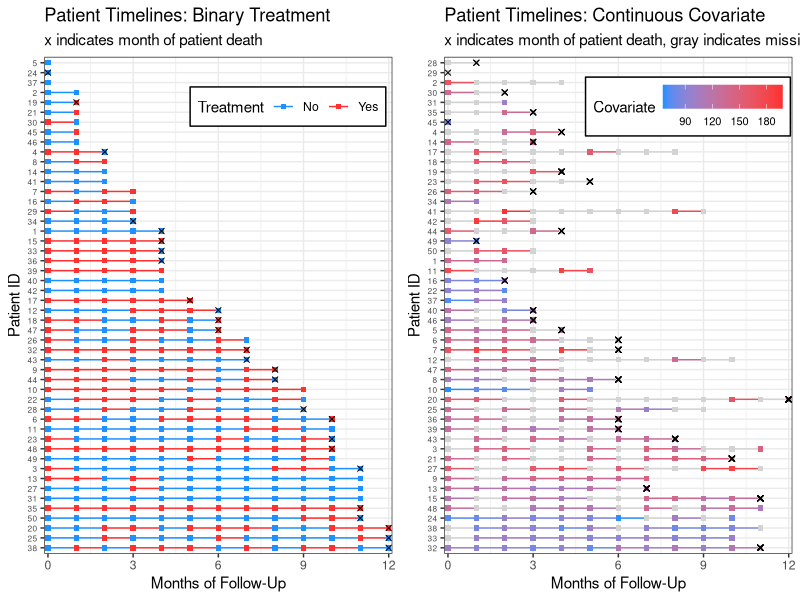
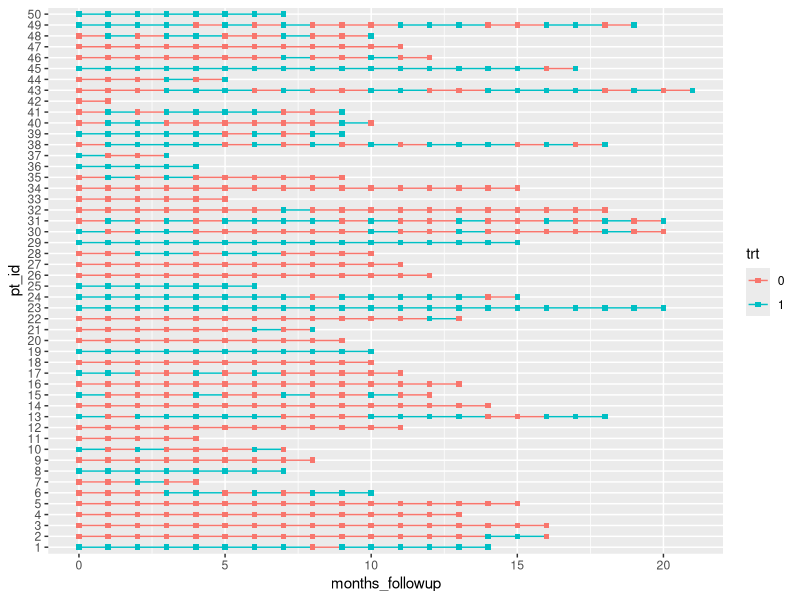
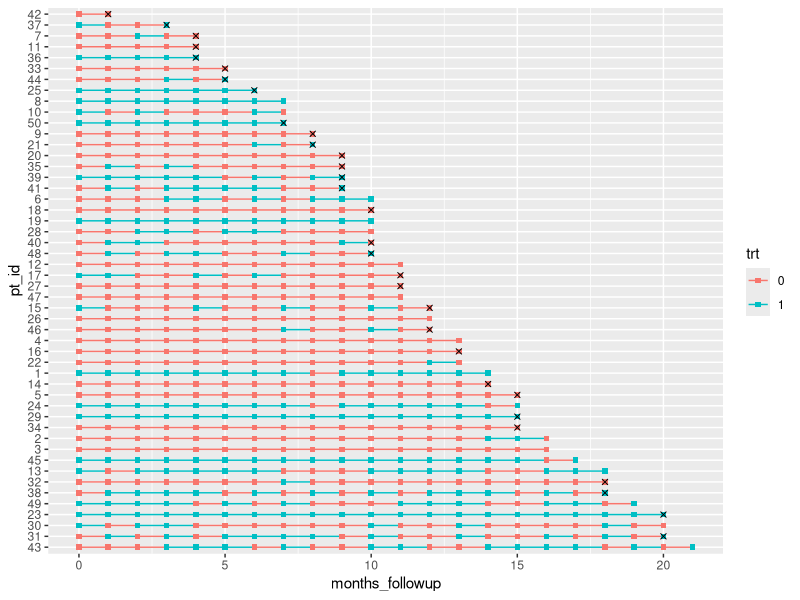
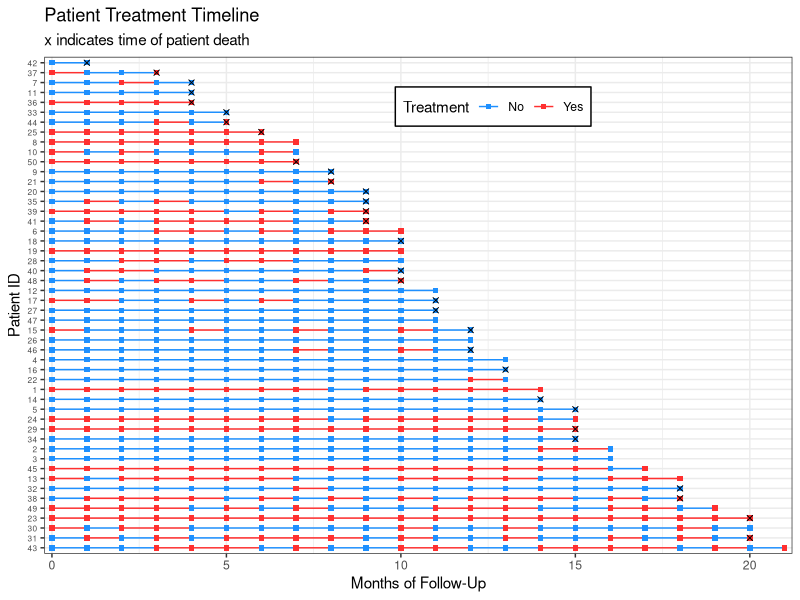
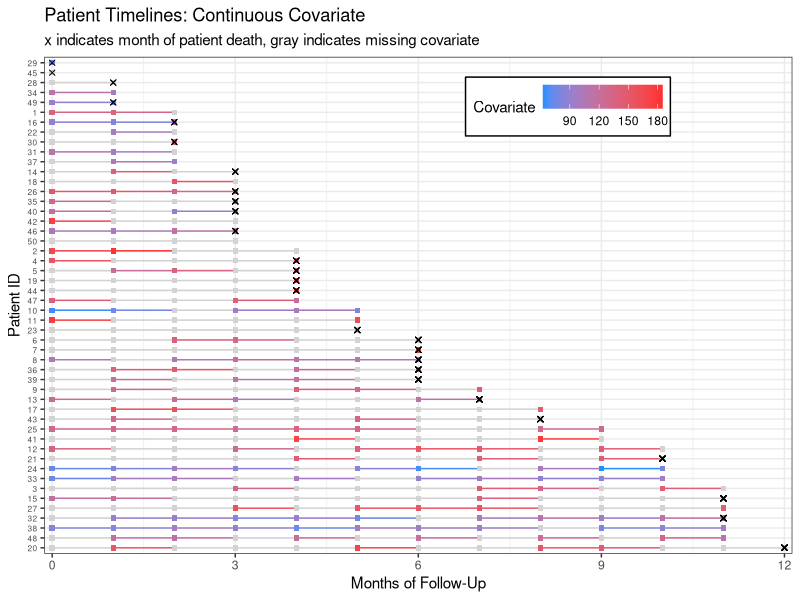
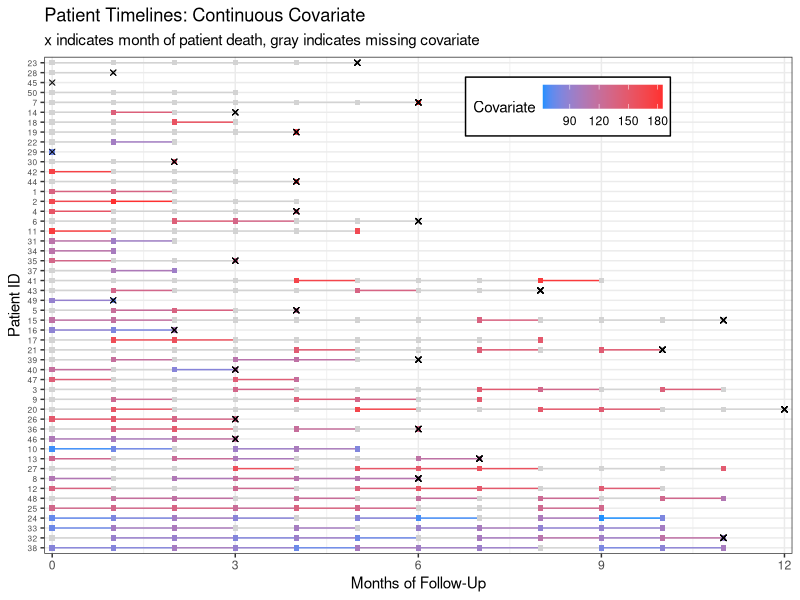

These figures' R source, in order:
## ---- chunk 1
knitr::opts_chunk$set(echo = TRUE, results="asis")
## ---- chunk 2
library(tidyverse, warn.conflicts = F)
set.seed(7771)
n <- 50
dat <- 
  tibble(.rows = n) %>%
  mutate(pt_id = factor(row_number()),
         months_followup = round(runif(n, 0, 12)),
         pt_trt_prob = runif(n, 0, 1),
         death = rbinom(n, 1, 0.5)) %>%
  group_by(pt_id) %>%
  complete(months_followup = full_seq(0:max(months_followup), 1)) %>%
  fill(pt_trt_prob, .direction = "up") %>%
  mutate(death = replace_na(death, 0),
         last_month_followup = max(months_followup),
         death_date = case_when(death == 1 ~ last_month_followup, TRUE ~ NA_real_)) %>%
  ungroup() %>%
  mutate(trt = rbinom(row_number(), 1, pt_trt_prob)) #%>%
  #mutate(trt  = ifelse(sample_n(., 30)$pt_id == pt_id, NA, trt)) 

dat_cc <- 
  tibble(.rows = n) %>%
  mutate(pt_id = row_number(),
         months_followup = round(runif(n, 0, 12)),
         pt_cov_mean = runif(n, 80, 180),
         death = rbinom(n, 1, 0.5)) %>%
  group_by(pt_id) %>%
  complete(months_followup = full_seq(0:max(months_followup), 1)) %>%
  fill(pt_cov_mean, death, .direction = "up") %>%
  mutate(last_month_followup = max(months_followup),
         death_date = case_when(death == 1 ~ last_month_followup, TRUE ~ NA_real_)) %>%
  ungroup() %>%
  mutate(cov = rnorm(row_number(), pt_cov_mean, 10)) 

dat_cc_samp <- dat_cc %>%
  mutate(idx = row_number()) %>%
  sample_frac(.4, weight = pt_cov_mean^3)  %>% # sample 40% of data, with weights for the sample determined by the patient's mean covariate. This would mean patients with a higher covariate are more likely to have missing data. Perhaps they are sicker patients!
  pull(idx)

dat_cc_miss  <- dat_cc %>%
  mutate(cov = case_when(row_number() %in% dat_cc_samp ~ NA_real_,
                         TRUE ~ cov)) %>%
  select(pt_id, months_followup, cov, death)

p <- dat %>%
  mutate(trt = factor(trt, levels=0:1, labels=c("No","Yes"))) %>%
  mutate(pt_id_ordered = fct_rev(fct_reorder(pt_id, last_month_followup)),
         death = fct_drop(factor(death))) %>%
  ggplot(aes(x = months_followup,
             y = pt_id_ordered,
             group = pt_id_ordered,
             col = trt)) +
  geom_line()  + 
  geom_point(shape = 15) + 
  geom_point(aes(x = death_date, y = pt_id_ordered), shape=4, col="black") +
  theme_bw() +
  labs(x = "Months of Follow-Up",
       y = "Patient ID",
       col = "Treatment",
       title = "Patient Timelines: Binary Treatment",
       subtitle = "x indicates month of patient death") +
  theme(axis.text.y = element_text(size=6),
        legend.position = c(.7, .9),
        legend.direction = "horizontal",
        legend.background = element_rect(linetype="solid", colour ="black")) +
  scale_x_continuous(expand=c(0.01,0.01)) +
  scale_color_manual(values=c("dodgerblue","firebrick1")) 

p2 <- dat_cc_miss %>%
  group_by(pt_id) %>%
  mutate(last_month_followup = max(months_followup),
         # a column containing how many measures we have for each patient
         n_measures = sum(!is.na(cov))) %>%
  ungroup() %>%
  mutate(
    # reorder IDs by number of measures we have for each patient
    pt_id = fct_rev(fct_reorder(factor(pt_id), n_measures)),
  month_death = case_when(death == 1 ~ last_month_followup, TRUE ~ NA_real_)) %>%
  ggplot(aes(x = months_followup, y = pt_id,
             group = pt_id, col = cov)) +
  geom_line()  + 
  geom_point(shape = 15) + 
  geom_point(aes(x = month_death, y = pt_id), shape=4, col="black") +
  theme_bw() +
  labs(x = "Months of Follow-Up", y = "Patient ID", col = "Covariate",
       title = "Patient Timelines: Continuous Covariate",
       subtitle = "x indicates month of patient death, gray indicates missing covariate") +
  theme(axis.text.y = element_text(size=6),
        legend.position = c(.7, .9),
        legend.direction = "horizontal",
        legend.background = element_rect(linetype="solid", colour ="black"),
        legend.text=element_text(size=8)) +
  scale_x_continuous(expand=c(0.01,0.01)) +
  scale_color_gradient(low="dodgerblue",high="firebrick1",na.value = "lightgray",
                       breaks=c(90, 120, 150, 180)) 

gridExtra::grid.arrange(p,p2,nrow=1)

## ---- chunk 3
library(tidyverse)
## ---- chunk 4
set.seed(7)
n <- 50 # The data sets I make these visualizations for are typically 100-500 patients in size, but for space purposes I'll set my n to only 50.
dat <- 
  tibble(.rows = n) %>%  # empty data frame / tibble with n rows
  mutate(pt_id = factor(row_number()),  # patient ids are 1-n
         pt_trt_prob = runif(n,0,1), # randomly generate a treatment probability for each patient so we can see patterns
         months_followup = round(runif(n, 0, 20) + 3 * pt_trt_prob), # randomly generate length of time in the study, which is affected by the prob of treatment
         death = rbinom(n, 1, .5)) %>% # death is not affected by treatment and randomly occurs at any time point. Obviously an unrealistic assumption. :)
  group_by(pt_id) %>%   # group by patient so we can do more data manipulation
  complete(months_followup = full_seq(0:max(months_followup), 1)) %>% # add in all the months patients are in the study
  fill(pt_trt_prob, .direction = "up") %>% # fill in the treatment probability I made earlier so I can use this to add treatment for every time point
  ungroup() %>% # no longer need patients grouped
  mutate(trt = factor(rbinom(row_number(), 1, pt_trt_prob^2)),  # fill in treatment for everyone based on their treatment probability
         death = replace_na(death, 0)) %>%  # also fill in death
  select(pt_id, months_followup, trt, death) # remove leftover columns from data generation
## ---- chunk 5
dat %>% filter(pt_id == 5) %>% knitr::kable()
## ---- chunk 6
dat %>%
  ggplot(aes(x = months_followup, y = pt_id, group = pt_id, col = trt)) +
  geom_line()  + 
  geom_point(shape = 15)
## ---- chunk 7
dat %>%
  group_by(pt_id) %>%
  # make a new column with all patients last follow up visit
  mutate(last_month_followup = max(months_followup), 
         # new variable for month that patients died, if they died
         month_death = case_when(death == 1 ~ last_month_followup, TRUE ~ NA_real_)) %>%
         # reorder pt id by last month of follow up (highest to lowest)
         # without fct_rev, chart is arranged in opposite direction (lowest to highest)
  ungroup() %>%
  mutate(pt_id = fct_rev(fct_reorder(pt_id, last_month_followup))) %>%
  ggplot(aes(x = months_followup, y = pt_id, group = pt_id, col = trt)) +
  geom_line()  + 
  geom_point(shape = 15) + 
  # add in a new mapping layer of points that correspond to death
  geom_point(aes(x = month_death, y = pt_id), col = "black", shape = 4) 
## ---- chunk 8
dat %>%
  group_by(pt_id) %>%
  mutate(last_month_followup = max(months_followup), 
         month_death = case_when(death == 1 ~ last_month_followup, TRUE ~ NA_real_)) %>%
  ungroup() %>%
  mutate(pt_id = fct_rev(fct_reorder(pt_id, last_month_followup)),
         # make the treatment variable labels nicer
         trt = factor(trt, levels=0:1, labels=c("No","Yes"))) %>%
  ggplot(aes(x = months_followup, y = pt_id, group = pt_id, col = trt)) +
  geom_line()  + 
  geom_point(shape = 15) + 
  geom_point(aes(x = month_death, y = pt_id), col = "black", shape = 4) +
  theme_bw() +
  labs(x = "Months of Follow-Up", y = "Patient ID", col = "Treatment",
       title = "Patient Treatment Timeline",
       subtitle = "x indicates time of patient death") +
  # edit legend box and make patient ids small
  theme(axis.text.y = element_text(size=6),
        legend.position = c(.6, .9), legend.direction = "horizontal",
        legend.background = element_rect(linetype="solid", colour ="black")) +
  # remove extra space around timeline
  scale_x_continuous(expand=c(0.01,0.01)) +
  # set the color of the lines and points
  scale_color_manual(values=c("dodgerblue","firebrick1"))
## ---- chunk 9
dat_cc_samp <- dat_cc %>%
  mutate(idx = row_number()) %>%
  sample_frac(.5, weight = pt_cov_mean^3)  %>% # sample 50% of data, with weights for the sample determined by the patient's mean covariate. This would mean patients with a higher covariate are more likely to have missing data. Perhaps they are sicker patients!
  pull(idx)

dat_cc_miss  <- dat_cc %>%
  mutate(cov = case_when(row_number() %in% dat_cc_samp ~ NA_real_,
                         TRUE ~ cov)) %>%
  select(pt_id, months_followup, cov, death)
## ---- chunk 10
knitr::kable(head(dat_cc_miss))
## ---- chunk 11
dat_cc_miss %>%
  group_by(pt_id) %>%
  mutate(last_month_followup = max(months_followup), 
         month_death = case_when(death == 1 ~ last_month_followup, TRUE ~ NA_real_)) %>%
  ungroup() %>%
  mutate(pt_id = fct_rev(fct_reorder(factor(pt_id), last_month_followup))) %>%
  ggplot(aes(x = months_followup, y = pt_id,
             group = pt_id, col = cov)) +
  geom_line()  + 
  geom_point(shape = 15) + 
  geom_point(aes(x = month_death, y = pt_id), shape=4, col="black") +
  theme_bw() +
  labs(x = "Months of Follow-Up", y = "Patient ID", col = "Covariate",
       title = "Patient Timelines: Continuous Covariate",
       subtitle = "x indicates month of patient death, gray indicates missing covariate") +
  theme(axis.text.y = element_text(size=6),
        legend.position = c(.7, .9),
        legend.direction = "horizontal",
        legend.background = element_rect(linetype="solid", colour ="black")) +
  scale_x_continuous(expand=c(0.01,0.01)) +
  scale_color_gradient(low="dodgerblue", high="firebrick1", na.value = "lightgray") 
## ---- chunk 12
dat_cc_miss %>%
  group_by(pt_id) %>%
  mutate(last_month_followup = max(months_followup),
         # a column containing how many measures we have for each patient
         n_measures = sum(!is.na(cov))) %>%
  ungroup() %>%
  mutate(
    # reorder IDs by number of measures we have for each patient
    pt_id = fct_rev(fct_reorder(factor(pt_id), n_measures)),
  month_death = case_when(death == 1 ~ last_month_followup, TRUE ~ NA_real_)) %>%
  ggplot(aes(x = months_followup, y = pt_id,
             group = pt_id, col = cov)) +
  geom_line()  + 
  geom_point(shape = 15) + 
  geom_point(aes(x = month_death, y = pt_id), shape=4, col="black") +
  theme_bw() +
  labs(x = "Months of Follow-Up", y = "Patient ID", col = "Covariate",
       title = "Patient Timelines: Continuous Covariate",
       subtitle = "x indicates month of patient death, gray indicates missing covariate") +
  theme(axis.text.y = element_text(size=6),
        legend.position = c(.7, .9),
        legend.direction = "horizontal",
        legend.background = element_rect(linetype="solid", colour ="black")) +
  scale_x_continuous(expand=c(0.01,0.01)) +
  scale_color_gradient(low="dodgerblue",high="firebrick1",na.value = "lightgray") 
